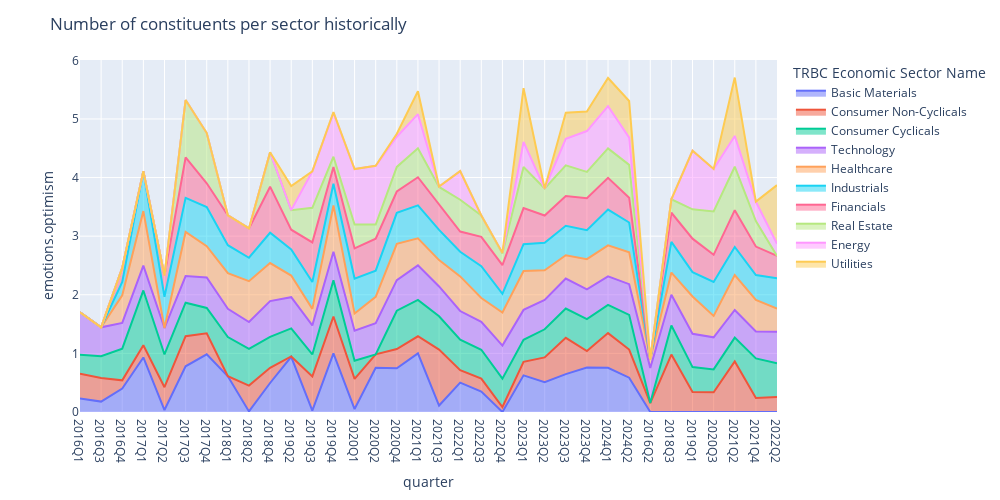

Notebook code cell kept with this figure:
### Markdown cell above
As expected, the technology sector is the primary driver of AI development and the most optimistic about it. Companies in consumer cyclical, healthcare, financials, and industrials are also highly optimistic, while the utilities and energy sectors are the least enthusiastic about AI. While you can experiment with various emotions and sentiments here, below we demonstarte an area plot to show how the emotions/sentiments across different sectors evolved over time.

### Code cell
plot_sector_area_trend(events_by_sector, 'emotions.optimism')

### Figure 1 — Plotly figure (JSON) as saved in the notebook; plotly's stock layout.template omitted (floating-point values rounded to 4 significant figures)
{"data": [{"fillpattern": {"shape": ""}, "hovertemplate": "TRBC Economic Sector Name=Basic Materials<br>quarter=%{x}<br>emotions.optimism=%{y}<extra></extra>", "legendgroup": "Basic Materials", "line": {"color": "#636efa"}, "marker": {"symbol": "circle"}, "mode": "lines", "name": "Basic Materials", "orientation": "v", "showlegend": true, "stackgroup": "1", "type": "scatter", "x": ["2016Q1", "2016Q3", "2016Q4", "2017Q1", "2017Q2", "2017Q3", "2017Q4", "2018Q1", "2018Q2", "2018Q4", "2019Q2", "2019Q3", "2019Q4", "2020Q1", "2020Q2", "2020Q4", "2021Q1", "2021Q3", "2022Q1", "2022Q3", "2022Q4", "2023Q1", "2023Q2", "2023Q3", "2023Q4", "2024Q1", "2024Q2"], "xaxis": "x", "y": [0.2314, 0.1775, 0.4, 0.93, 0.03333, 0.78, 0.985, 0.61, 0.01, 0.495, 0.9425, 0.025, 1, 0.05, 0.7533, 0.745, 1, 0.11, 0.5, 0.35, 0, 0.625, 0.51, 0.6459, 0.7575, 0.7553, 0.5859], "yaxis": "y"}, {"fillpattern": {"shape": ""}, "hovertemplate": "TRBC Economic Sector Name=Consumer Non-Cyclicals<br>quarter=%{x}<br>emotions.optimism=%{y}<extra></extra>", "legendgroup": "Consumer Non-Cyclicals", "line": {"color": "#EF553B"}, "marker": {"symbol": "circle"}, "mode": "lines", "name": "Consumer Non-Cyclicals", "orientation": "v", "showlegend": true, "stackgroup": "1", "type": "scatter", "x": ["2016Q1", "2016Q2", "2016Q3", "2016Q4", "2017Q1", "2017Q2", "2017Q3", "2017Q4", "2018Q2", "2018Q3", "2018Q4", "2019Q1", "2019Q2", "2019Q3", "2019Q4", "2020Q1", "2020Q2", "2020Q3", "2020Q4", "2021Q1", "2021Q2", "2021Q3", "2021Q4", "2022Q1", "2022Q2", "2022Q3", "2022Q4", "2023Q1", "2023Q2", "2023Q3", "2023Q4", "2024Q1", "2024Q2"], "xaxis": "x", "y": [0.42, 0.1531, 0.4033, 0.14, 0.2086, 0.39, 0.5133, 0.3578, 0.44, 0.98, 0.26, 0.34, 0.005, 0.5825, 0.63, 0.515, 0.23, 0.3367, 0.33, 0.292, 0.8625, 0.955, 0.24, 0.214, 0.2576, 0.22, 0.085, 0.2318, 0.4212, 0.619, 0.2824, 0.591, 0.48], "yaxis": "y"}, {"fillpattern": {"shape": ""}, "hovertemplate": "TRBC Economic Sector Name=Consumer Cyclicals<br>quarter=%{x}<br>emotions.optimism=%{y}<extra></extra>", "legendgroup": "Consumer Cyclicals", "line": {"color": "#00cc96"}, "marker": {"symbol": "circle"}, "mode": "lines", "name": "Consumer Cyclicals", "orientation": "v", "showlegend": true, "stackgroup": "1", "type": "scatter", "x": ["2016Q1", "2016Q3", "2016Q4", "2017Q1", "2017Q2", "2017Q3", "2017Q4", "2018Q1", "2018Q2", "2018Q3", "2018Q4", "2019Q1", "2019Q2", "2019Q3", "2019Q4", "2020Q1", "2020Q3", "2020Q4", "2021Q1", "2021Q2", "2021Q3", "2021Q4", "2022Q1", "2022Q2", "2022Q3", "2022Q4", "2023Q1", "2023Q2", "2023Q3", "2023Q4", "2024Q1", "2024Q2"], "xaxis": "x", "y": [0.325, 0.37, 0.5411, 0.935, 0.5587, 0.572, 0.4317, 0.6692, 0.6289, 0.497, 0.5275, 0.426, 0.4786, 0.3743, 0.6162, 0.31, 0.39, 0.6533, 0.6212, 0.4064, 0.5679, 0.6737, 0.519, 0.5747, 0.4918, 0.4845, 0.3747, 0.4798, 0.5002, 0.5446, 0.4825, 0.5914], "yaxis": "y"}, {"fillpattern": {"shape": ""}, "hovertemplate": "TRBC Economic Sector Name=Technology<br>quarter=%{x}<br>emotions.optimism=%{y}<extra></extra>", "legendgroup": "Technology", "line": {"color": "#ab63fa"}, "marker": {"symbol": "circle"}, "mode": "lines", "name": "Technology", "orientation": "v", "showlegend": true, "stackgroup": "1", "type": "scatter", "x": ["2016Q1", "2016Q2", "2016Q3", "2016Q4", "2017Q1", "2017Q2", "2017Q3", "2017Q4", "2018Q1", "2018Q2", "2018Q3", "2018Q4", "2019Q1", "2019Q2", "2019Q3", "2019Q4", "2020Q1", "2020Q2", "2020Q3", "2020Q4", "2021Q1", "2021Q2", "2021Q3", "2021Q4", "2022Q1", "2022Q2", "2022Q3", "2022Q4", "2023Q1", "2023Q2", "2023Q3", "2023Q4", "2024Q1", "2024Q2"], "xaxis": "x", "y": [0.7231, 0.5967, 0.4934, 0.4378, 0.4242, 0.4505, 0.4544, 0.5199, 0.481, 0.4554, 0.5248, 0.6101, 0.5682, 0.5328, 0.4959, 0.4868, 0.5123, 0.5325, 0.5472, 0.5208, 0.5881, 0.4722, 0.5089, 0.4603, 0.4898, 0.5379, 0.475, 0.5639, 0.5109, 0.4995, 0.5117, 0.5092, 0.4851, 0.5238], "yaxis": "y"}, {"fillpattern": {"shape": ""}, "hovertemplate": "TRBC Economic Sector Name=Healthcare<br>quarter=%{x}<br>emotions.optimism=%{y}<extra></extra>", "legendgroup": "Healthcare", "line": {"color": "#FFA15A"}, "marker": {"symbol": "circle"}, "mode": "lines", "name": "Healthcare", "orientation": "v", "showlegend": true, "stackgroup": "1", "type": "scatter", "x": ["2016Q2", "2016Q4", "2017Q1", "2017Q2", "2017Q3", "2017Q4", "2018Q1", "2018Q2", "2018Q3", "2018Q4", "2019Q1", "2019Q2", "2019Q3", "2019Q4", "2020Q1", "2020Q2", "2020Q3", "2020Q4", "2021Q1", "2021Q2", "2021Q3", "2021Q4", "2022Q1", "2022Q2", "2022Q3", "2022Q4", "2023Q1", "2023Q2", "2023Q3", "2023Q4", "2024Q1", "2024Q2"], "xaxis": "x", "y": [0.15, 0.4733, 0.93, null, 0.7525, 0.5357, 0.61, 0.6982, 0.3767, 0.6489, 0.6367, 0.3689, 0.2813, 0.7913, 0.2929, 0.45, 0.3645, 0.6209, 0.4624, 0.594, 0.4496, 0.54, 0.5909, 0.3932, 0.4075, 0.5629, 0.6631, 0.5076, 0.3986, 0.5143, 0.5283, 0.5431], "yaxis": "y"}, {"fillpattern": {"shape": ""}, "hovertemplate": "TRBC Economic Sector Name=Industrials<br>quarter=%{x}<br>emotions.optimism=%{y}<extra></extra>", "legendgroup": "Industrials", "line": {"color": "#19d3f3"}, "marker": {"symbol": "circle"}, "mode": "lines", "name": "Industrials", "orientation": "v", "showlegend": true, "stackgroup": "1", "type": "scatter", "x": ["2016Q4", "2017Q1", "2017Q2", "2017Q3", "2017Q4", "2018Q1", "2018Q2", "2018Q3", "2018Q4", "2019Q1", "2019Q2", "2019Q3", "2019Q4", "2020Q1", "2020Q2", "2020Q3", "2020Q4", "2021Q1", "2021Q2", "2021Q3", "2021Q4", "2022Q1", "2022Q2", "2022Q3", "2022Q4", "2023Q1", "2023Q2", "2023Q3", "2023Q4", "2024Q1", "2024Q2"], "xaxis": "x", "y": [0.2267, 0.6812, 0.5339, 0.5803, 0.6673, 0.4761, 0.3991, 0.5229, 0.5168, 0.4156, 0.4456, 0.4585, 0.3706, 0.596, 0.445, 0.5809, 0.5279, 0.5615, 0.48, 0.515, 0.4229, 0.42, 0.5194, 0.5434, 0.3206, 0.4584, 0.47, 0.5029, 0.4945, 0.6108, 0.5089], "yaxis": "y"}, {"fillpattern": {"shape": ""}, "hovertemplate": "TRBC Economic Sector Name=Financials<br>quarter=%{x}<br>emotions.optimism=%{y}<extra></extra>", "legendgroup": "Financials", "line": {"color": "#FF6692"}, "marker": {"symbol": "circle"}, "mode": "lines", "name": "Financials", "orientation": "v", "showlegend": true, "stackgroup": "1", "type": "scatter", "x": ["2016Q4", "2017Q2", "2017Q3", "2017Q4", "2018Q1", "2018Q2", "2018Q3", "2018Q4", "2019Q1", "2019Q2", "2019Q3", "2019Q4", "2020Q1", "2020Q2", "2020Q3", "2020Q4", "2021Q1", "2021Q2", "2021Q3", "2021Q4", "2022Q1", "2022Q2", "2022Q3", "2022Q4", "2023Q1", "2023Q2", "2023Q3", "2023Q4", "2024Q1", "2024Q2"], "xaxis": "x", "y": [0.24, 0.36, 0.69, 0.405, 0.51, 0.5, 0.498, 0.786, 0.571, 0.3375, 0.6767, 0.286, 0.5167, 0.5467, 0.4625, 0.3633, 0.48, 0.6286, 0.4333, 0.4861, 0.3444, 0.38, 0.5, 0.488, 0.615, 0.4646, 0.5076, 0.5445, 0.5432, 0.423], "yaxis": "y"}, {"fillpattern": {"shape": ""}, "hovertemplate": "TRBC Economic Sector Name=Real Estate<br>quarter=%{x}<br>emotions.optimism=%{y}<extra></extra>", "legendgroup": "Real Estate", "line": {"color": "#B6E880"}, "marker": {"symbol": "circle"}, "mode": "lines", "name": "Real Estate", "orientation": "v", "showlegend": true, "stackgroup": "1", "type": "scatter", "x": ["2017Q3", "2017Q4", "2018Q3", "2018Q4", "2019Q1", "2019Q2", "2019Q3", "2019Q4", "2020Q1", "2020Q2", "2020Q3", "2020Q4", "2021Q1", "2021Q2", "2021Q3", "2021Q4", "2022Q1", "2022Q3", "2022Q4", "2023Q1", "2023Q2", "2023Q3", "2023Q4", "2024Q1", "2024Q2"], "xaxis": "x", "y": [0.98, 0.8567, 0.23, 0.585, 0.5, 0.3333, 0.59, 0.174, 0.4062, 0.242, 0.74, 0.42, 0.495, 0.7411, 0.3, 0.4333, 0.5437, 0.3657, 0.2, 0.7006, 0.4604, 0.522, 0.4505, 0.5003, 0.5597], "yaxis": "y"}, {"fillpattern": {"shape": ""}, "hovertemplate": "TRBC Economic Sector Name=Energy<br>quarter=%{x}<br>emotions.optimism=%{y}<extra></extra>", "legendgroup": "Energy", "line": {"color": "#FF97FF"}, "marker": {"symbol": "circle"}, "mode": "lines", "name": "Energy", "orientation": "v", "showlegend": true, "stackgroup": "1", "type": "scatter", "x": ["2019Q1", "2019Q3", "2019Q4", "2020Q1", "2020Q2", "2020Q3", "2020Q4", "2021Q1", "2021Q2", "2021Q3", "2021Q4", "2022Q1", "2022Q2", "2022Q3", "2022Q4", "2023Q1", "2023Q3", "2023Q4", "2024Q1", "2024Q2"], "xaxis": "x", "y": [1, 0.6211, 0.75, 0.945, 1, 0.7244, 0.515, 0.581, 0.5256, 0.006667, 0.3333, 0.4875, 0.2075, 0, 0.01, 0.43, 0.4525, 0.6958, 0.7205, 0.4656], "yaxis": "y"}, {"fillpattern": {"shape": ""}, "hovertemplate": "TRBC Economic Sector Name=Utilities<br>quarter=%{x}<br>emotions.optimism=%{y}<extra></extra>", "legendgroup": "Utilities", "line": {"color": "#FECB52"}, "marker": {"symbol": "circle"}, "mode": "lines", "name": "Utilities", "orientation": "v", "showlegend": true, "stackgroup": "1", "type": "scatter", "x": ["2019Q2", "2019Q4", "2020Q4", "2021Q1", "2021Q2", "2022Q2", "2023Q1", "2023Q3", "2023Q4", "2024Q1", "2024Q2"], "xaxis": "x", "y": [0.41, 0.01, 0.05, 0.39, 0.995, 1, 0.915, 0.447, 0.332, 0.4813, 0.6247], "yaxis": "y"}], "layout": {"height": 500, "legend": {"title": {"text": "TRBC Economic Sector Name"}, "tracegroupgap": 0}, "margin": {"t": 60}, "title": {"text": "Number of constituents per sector historically"}, "width": 1000, "xaxis": {"anchor": "y", "categoryorder": "array", "domain": [0, 1], "title": {"text": "quarter"}, "type": "category"}, "yaxis": {"anchor": "x", "domain": [0, 1], "title": {"text": "emotions.optimism"}}}}
